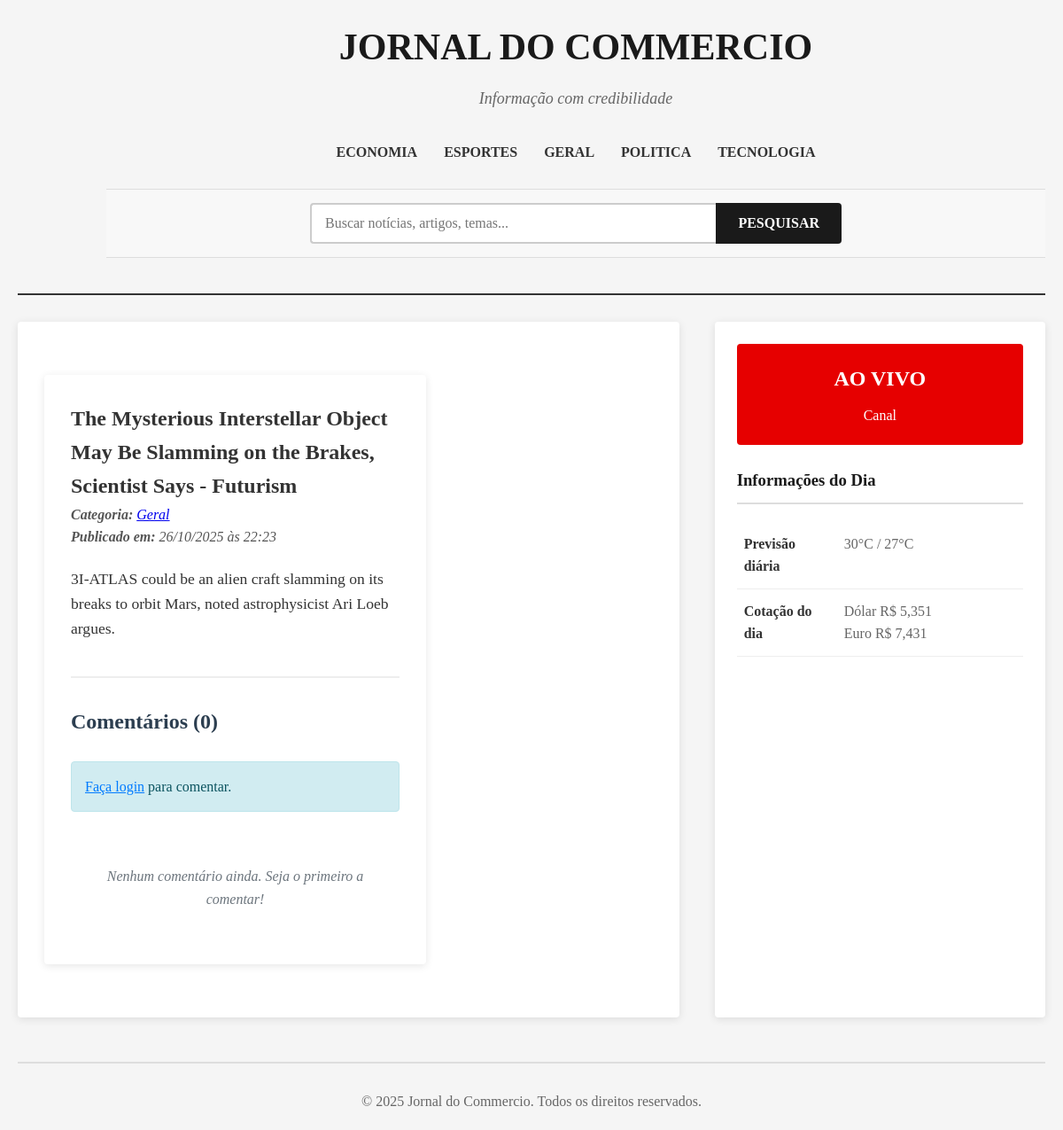
The page /noticia/26/ on the database its author committed.
### jornal_app/models.py (models this page shows, shortened)
class Categoria(models.Model):
    nome = models.CharField(
        max_length=100,
        unique=True,
        verbose_name="Nome da Categoria",
        help_text="O nome deve ser único para cada categoria."
    )
    class Meta:
        verbose_name = "Categoria"
        verbose_name_plural = "Categorias"
        ordering = ['nome']

class Noticia(models.Model):
    titulo = models.CharField(max_length=200, verbose_name="Título")
    conteudo = models.TextField(verbose_name="Conteúdo")
    data_publicacao = models.DateTimeField(auto_now_add=True, verbose_name="Data de Publicação")
    categoria = models.ForeignKey(
        Categoria,
        on_delete=models.PROTECT,
        related_name='noticias',
        verbose_name="Categoria"
    )
    destaque = models.BooleanField(
        default=False,
        verbose_name="Notícia em Destaque",
        help_text="Marque para que esta notícia apareça na seção de destaques da homepage."
    )
    class Meta:
        verbose_name = "Notícia"
        verbose_name_plural = "Notícias"
        ordering = ['-data_publicacao']

### jornal_app/views.py (the view, shortened to what this page needs)
# urls.py: path('noticia/<int:pk>/', views.NoticiaDetailView.as_view(), name='artigo'),
class NoticiaDetailView(DetailView):
    model = Noticia
    template_name = 'jornal_app/artigo.html'
    context_object_name = 'noticia'
    def dispatch(self, request, *args, **kwargs):
        return super().dispatch(request, *args, **kwargs)
    def get_context_data(self, **kwargs):
        context = super().get_context_data(**kwargs)
        noticia = self.get_object()
        context['comentarios'] = noticia.comentarios.filter(ativo=True)
        context['comentario_form'] = ComentarioForm()
        return context

### jornal_app/forms.py
class ComentarioForm(forms.ModelForm):
    class Meta:
        model = Comentario
        fields = ['texto']
        widgets = {
            'texto': forms.Textarea(attrs={
                'class': 'form-control',
                'rows': 3,
                'placeholder': 'Digite seu comentário...'
            }),
        }
        labels = {
            'texto': 'Seu comentário'
        }

### jornal_app/context_processors.py (called while the page is built)
def menu_categorias(request):
    categorias = Categoria.objects.all().order_by('nome')
    return {
        'categorias': categorias
    }

### jornal_app/templates/jornal_app/artigo.html (shortened to what this page needs)
{% extends "jornal_app/base.html" %}
{% load static %}
{% block main_content %}
<div class="main-content">
    <div class="content-left">
        <article class="article-full">
            <h1>{{ noticia.titulo }}</h1>
            <p class="article-meta" style="font-style: italic; color: #555; margin-bottom: 20px;">
                <strong>Categoria:</strong>
                <a href="{% url 'jornal_app:noticias_por_categoria' pk=noticia.categoria.pk %}">
                    {{ noticia.categoria.nome }}
                </a> <br>
                <strong>Publicado em:</strong> {{ noticia.data_publicacao|date:"d/m/Y \à\s H:i" }}
            </p>
            <div class="article-body" style="font-size: 1.1em; line-height: 1.6;">
                {{ noticia.conteudo|linebreaks }}
            </div>
        </article>
        <section class="comentarios-section" style="margin-top: 40px; border-top: 2px solid #eee; padding-top: 30px;">
            <h2 style="color: #2c3e50; margin-bottom: 25px;">Comentários ({{ comentarios.count }})</h2>
            {% if user.is_authenticated %}
            <div class="comentario-form" style="background: #f8f9fa; padding: 20px; border-radius: 8px; margin-bottom: 30px;">
                <h4 style="margin-bottom: 15px; color: #2c3e50;">Deixe seu comentário</h4>
                <form method="post">
                    {% csrf_token %}
                    <div style="margin-bottom: 15px;">
                        {{ comentario_form.texto }}
                        {% if comentario_form.texto.errors %}
                        <div style="color: #dc3545; font-size: 0.9em; margin-top: 5px;">
                            {{ comentario_form.texto.errors }}
                        </div>
                        {% endif %}
                    </div>
                    <button type="submit" class="btn btn-primary" style="background: #007bff; color: white; border: none; padding: 10px 20px; border-radius: 4px; cursor: pointer;">
                        Enviar Comentário
                    </button>
                </form>
            </div>
           {% else %}
<div class="alert alert-info" style="background: #d1ecf1; color: #0c5460; padding: 15px; border-radius: 4px; border: 1px solid #bee5eb; margin-bottom: 30px;">
   <a href="/accounts/login/?next={{ request.path }}" style="color: #007bff; text-decoration: underline;">Faça login</a> para comentar.
</div>
{% endif %}
            <div class="comentarios-lista">
                {% for comentario in comentarios %}
                <div class="comentario-item" style="background: white; border: 1px solid #e9ecef; border-radius: 8px; padding: 20px; margin-bottom: 20px; box-shadow: 0 1px 3px rgba(0,0,0,0.1);">
                    <div class="comentario-header" style="display: flex; justify-content: space-between; align-items: flex-start; margin-bottom: 10px;">
                        <div>
                            <strong style="color: #2c3e50; font-size: 1.1em;">
                                {{ comentario.autor.get_full_name|default:comentario.autor.username }}
                            </strong>
                            <small style="color: #6c757d; display: block; margin-top: 2px;">
                                {{ comentario.data_criacao|date:"d/m/Y \à\s H:i" }}
                            </small>
                        </div>
                        {% if user == comentario.autor or user.is_staff %}
                        <form method="post" action="{% url 'jornal_app:comentario_delete' comentario.id %}" style="display: inline;">
                            {% csrf_token %}
                            <button type="submit" class="btn-excluir"
                                    onclick="return confirm('Tem certeza que deseja excluir este comentário?')"
                                    style="background: #dc3545; color: white; border: none; padding: 5px 10px; border-radius: 3px; font-size: 0.8em; cursor: pointer;">
                                Excluir
                            </button>
                        </form>
                        {% endif %}
                    </div>
                    <div class="comentario-texto" style="color: #495057; line-height: 1.5; font-size: 1em;">
                        {{ comentario.texto|linebreaks }}
                    </div>
                </div>
                {% empty %}
                <div class="sem-comentarios" style="text-align: center; padding: 30px; color: #6c757d; font-style: italic;">
                    <p>Nenhum comentário ainda. Seja o primeiro a comentar!</p>
                </div>
                {% endfor %}
            </div>
        </section>
    </div>
</div>
{% endblock %}

### jornal_app/templates/jornal_app/base.html (shortened to what this page needs)
{% load static %}
<!DOCTYPE html>
<html lang="pt-br">
<head>
    <link rel="stylesheet" href="{% static 'css/home.css' %}">
</head>
<body>
    <header class="header">
        <div class="newspaper-title">JORNAL DO COMMERCIO</div>
        <div class="tagline">Informação com credibilidade</div>
        <nav class="nav-menu">
            {% for categoria in categorias %}
                <a href="{% url 'jornal_app:noticias_por_categoria' pk=categoria.pk %}">{{ categoria.nome|upper }}</a>
            {% endfor %}
        </nav>
        <div class="search-section">
            <form class="search-container" id="search-form"
                  action="{% url 'jornal_app:noticia_search' %}" method="GET">
                <input type="text" class="search-input" placeholder="Buscar notícias, artigos, temas..."
                       id="search-input" name="q">
                <button type="submit" class="search-button">PESQUISAR</button>
            </form>
        </div>
    </header>
    <div class="main-content">
        <div class="content-left">
            {% block main_content %}
            {% endblock %}
        </div>
        <div class="sidebar">
            {% block sidebar %}
            <div class="live-section">
                <h2>AO VIVO</h2>
                <p>Canal</p>
            </div>
            <div class="info-section">
                <h3>Informações do Dia</h3>
                <table class="info-table">
                    <tr>
                        <td class="info-label">Previsão diária</td>
                        <td class="info-value">30°C / 27°C</td>
                    </tr>
                    <tr>
                        <td class="info-label">Cotação do dia</td>
                        <td class="info-value">Dólar R$ 5,351<br>Euro R$ 7,431</td>
                    </tr>
                </table>
            </div>
            {% endblock %}
        </div>
    </div>
    <footer>
        <p>&copy; 2025 Jornal do Commercio. Todos os direitos reservados.</p>
    </footer>
</body>
</html>

### static/css/home.css (style rules this page uses)
* { margin: 0; padding: 0; box-sizing: border-box; font-family: 'Georgia', serif; }
body { background-color: #f5f5f5; color: #333; line-height: 1.6; max-width: 1200px; margin: 0 auto; padding: 20px; }
.header { position: relative; text-align: center; border-bottom: 2px solid #333; padding-bottom: 20px; margin-bottom: 30px; padding-left: 100px; }
.newspaper-title { font-size: 42px; font-weight: bold; margin-bottom: 10px; color: #1a1a1a; }
.tagline { font-size: 18px; color: #666; font-style: italic; margin-bottom: 25px; }
.search-section { background-color: #f8f8f8; padding: 15px 0; margin: 20px 0; border-top: 1px solid #ddd; border-bottom: 1px solid #ddd; }
.search-container { display: flex; max-width: 600px; margin: 0 auto; }
.search-input { flex: 1; padding: 12px 15px; border: 2px solid #ccc; border-right: none; border-radius: 4px 0 0 4px; font-size: 16px; outline: none; }
.search-button { background-color: #1a1a1a; color: white; border: none; padding: 0 25px; border-radius: 0 4px 4px 0; cursor: pointer; font-size: 16px; font-weight: bold; }
.nav-menu { display: flex; justify-content: center; gap: 30px; margin: 20px 0; flex-wrap: wrap; }
.nav-menu a { text-decoration: none; color: #333; font-weight: bold; padding: 8px 0; position: relative; }
.nav-menu a::after { content: ''; position: absolute; bottom: 0; left: 0; width: 0; height: 2px; background-color: #1a1a1a; transition: width 0.3s; }
.main-content { display: grid; grid-template-columns: 2fr 1fr; gap: 40px; margin: 30px 0; }
.content-left { background-color: white; padding: 30px; border-radius: 4px; box-shadow: 0 2px 10px rgba(0,0,0,0.1); }
.sidebar { background-color: white; padding: 25px; border-radius: 4px; box-shadow: 0 2px 10px rgba(0,0,0,0.1); }
.live-section { background-color: #e60000; color: white; padding: 20px; border-radius: 4px; margin-bottom: 25px; text-align: center; }
.live-section h2 { font-size: 24px; margin-bottom: 10px; }
.info-section h3 { margin-bottom: 20px; color: #1a1a1a; border-bottom: 2px solid #ddd; padding-bottom: 10px; }
.info-table { width: 100%; border-collapse: collapse; }
.info-table tr { border-bottom: 1px solid #eee; }
.info-table td { padding: 12px 8px; vertical-align: top; }
.info-label { font-weight: bold; width: 35%; color: #333; }
.info-value { color: #666; }
footer { margin-top: 50px; padding-top: 30px; border-top: 2px solid #ddd; text-align: center; color: #666; }

### rows shown on the page
Categoria: nome "ECONOMIA"
Categoria: nome "ESPORTES"
Categoria: nome "GERAL"
Categoria: nome "POLITICA"
Categoria: nome "TECNOLOGIA"
Noticia: titulo "The Mysterious Interstellar Object May Be Slamming on the Brakes, Scientist Says - Futurism", categoria.nome "Geral", data_publicacao "26/10/2025 às 22:23", conteudo "3I-ATLAS could be an alien craft slamming on its breaks to orbit Mars, noted astrophysicist Ari Loeb argues."

### other values the page prints
{{ comentarios.count }} "0"
